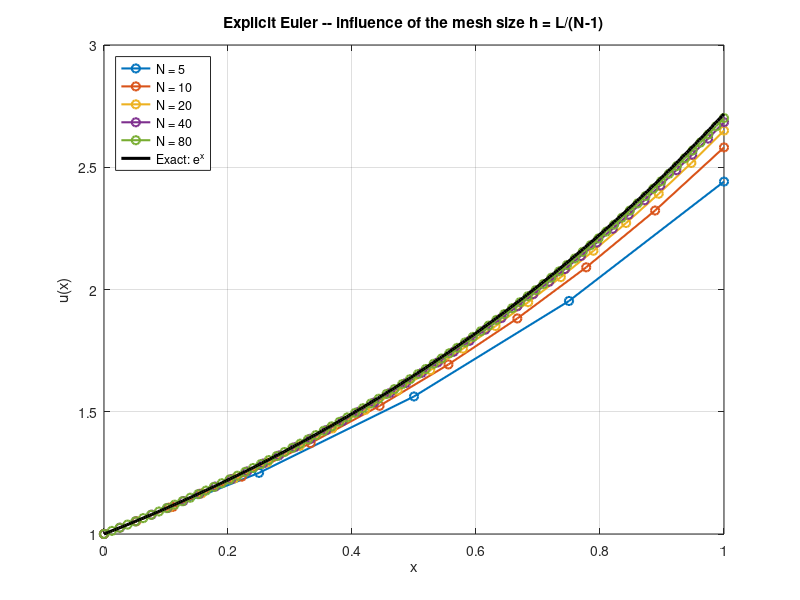

Write MATLAB code to recreate this figure.
%% 04_ode_linear_mesh_refinement.m
%  Mesh-refinement study for
%       du/dx - u(x) = 0,    u(0) = 1,    x in [0, L]
%  whose exact solution is u(x) = exp(x).
%
%  Plot the explicit-Euler solution for N in {5, 10, 20, 40, 80} together
%  with the analytical exp(x) curve, then print the maximum error obtained
%  for each grid.
%
%  (Derived from test1_lineaire.m)
%
%  Author : M. JANANE ALLAH (Medium Article 1, FDM Fundamentals)

clc; close all;

L        = 1;
N_values = [5, 10, 20, 40, 80];

figure('Color', 'w', 'Position', [100 100 900 550]);
hold on; grid on; box on;

errors_max = zeros(size(N_values));

for k = 1:numel(N_values)
    N = N_values(k);
    h = L / (N - 1);
    x = linspace(0, L, N);

    u    = zeros(1, N);
    u(1) = 1;
    for i = 1:N-1
        u(i+1) = (1 + h) * u(i);   % Explicit Euler
    end

    errors_max(k) = max(abs(u - exp(x)));
    plot(x, u, 'o-', 'LineWidth', 1.5, 'DisplayName', sprintf('N = %d', N));
end

% Analytical reference
x_ref = linspace(0, L, 300);
plot(x_ref, exp(x_ref), 'k', 'LineWidth', 2.2, 'DisplayName', 'Exact: e^x');

xlabel('x'); ylabel('u(x)');
title('Explicit Euler -- influence of the mesh size h = L/(N-1)');
legend('Location', 'NorthWest');

%% Convergence printout
fprintf('\nMesh refinement study  (du/dx = u, u(0)=1)\n');
fprintf('  N      h         err_max\n');
fprintf(' ---    ------    -----------\n');
for k = 1:numel(N_values)
    fprintf('  %-4d   %.4f    %.3e\n', N_values(k), L/(N_values(k)-1), errors_max(k));
end
